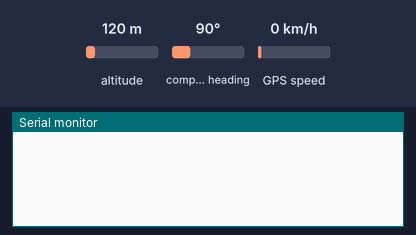
This sketch was run on a simulated Arduino Mega 2560, built with avr-gcc and run on an emulated ATmega2560. Parts: the last lines printed to the serial monitor. Inputs (shaded band) come from the test bench; at power-on: altitude 120 m, compass heading 90°, GPS speed 0 km/h. The GPS gets a fix after 3 s at 37.7749, -122.4194 with 8 satellites.

Above: at 1.2 s.
1.3 s: altitude set to 20 m
At 3.9 s:
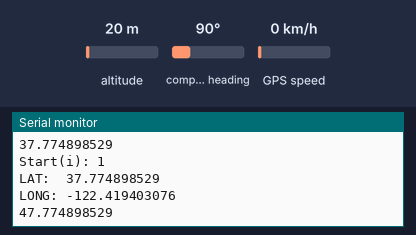
4.5 s: altitude set to 250 m
At 5.8 s:
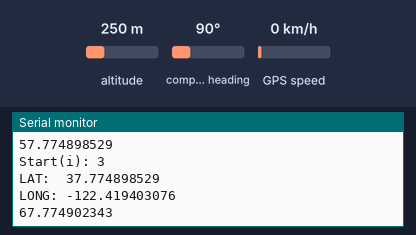
Timing chart, 0 to 7.5 s (numbered marks = the images above; inputs shaded):
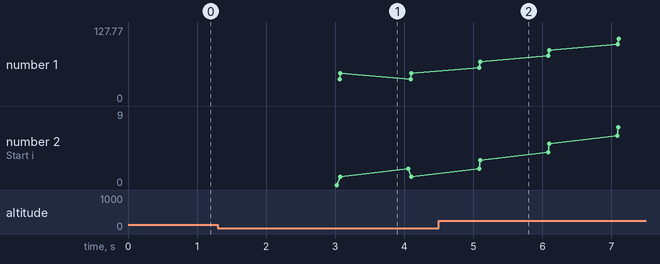

Measured:
- after the input at 1.3 s, the serial monitor: prints a new line after 1.7 s (image 1)
- after the input at 4.5 s, the serial monitor: prints a new line after 0.59 s (image 2)

The sketch:

test3_average.ino
```cpp
#include <TinyGPS++.h>

TinyGPSPlus gps;
//HardwareSerial Serial2(1);
int i=0;
void setup() {
  // initialize both serial ports:
  Serial.begin(115200);
  Serial2.begin(9600);
}

void loop() {
  double lati[10];
  while (Serial2.available() > 0) {
    char c = Serial2.read();
    gps.encode(c);
    if (gps.location.isUpdated()) {
      Serial.print("Start(i): "); Serial.println(i);
      Serial.print("LAT:  "); Serial.println(gps.location.lat(), 9);
      Serial.print("LONG: "); Serial.println(gps.location.lng(), 9);
      lati[i] = gps.location.lat()+ 10*i;
      Serial.println(lati[i],9);
      i++;
      if(i==10){//i=10のときに配列表示
        Serial.print("\n");
        for(int j=0;j<10;j++){//配列表示
         Serial.println(lati[j],9);
        }
        Serial.print("\n");
        i=0;
      }
    }
  }
}
```
